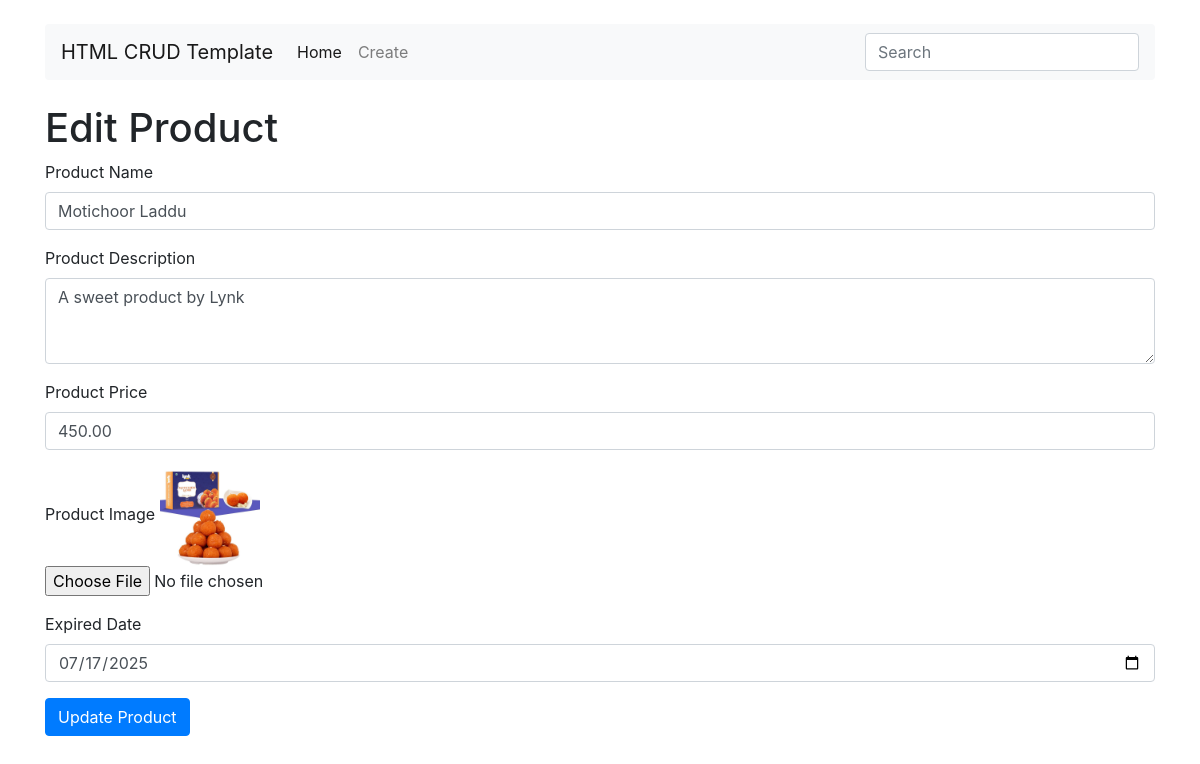
The page /edit.php?id=7 on the database its author committed.
### tables this page shows
CREATE TABLE `product_table` (
  `id` int(11) NOT NULL,
  `product_name` varchar(255) NOT NULL,
  `product_description` text DEFAULT NULL,
  `product_price` decimal(10,2) NOT NULL,
  `product_image` varchar(255) DEFAULT NULL,
  `expired_date` date DEFAULT NULL
);

### edit.php (the view, shortened to what this page needs)
<!DOCTYPE html>
<html lang="en">
<head>
    <?php
        require_once 'includes/head.php';
        require_once 'includes/config.php';
    ?>
    <?php
        $id = $_GET['id'];
        $sql = "SELECT * FROM product_table WHERE id = $id";
        $result = mysqli_query($connection, $sql);
        if ($result) {
            $product_store = mysqli_fetch_all($result, MYSQLI_ASSOC);
        } else {
            echo "Error: " . mysqli_error($connection);
        }
    ?>
</head>
<body>
    <?php
        require_once 'includes/header.php';
    ?>
    <main role="main" class="flex-shrink-0">
        <div class="container">
            <h1>Edit Product</h1>
            <?php if (!empty($product_store)): ?>
                <?php foreach ($product_store as $row): ?>
                    <form action="update.php" method="post" enctype="multipart/form-data">
                        <div class="form-group">
                            <label for="product_name">Product Name</label>
                            <input type="text" class="form-control" id="product_name" name="product_name" value="<?php echo $row['product_name']; ?>" required>
                        </div>
                        <div class="form-group">
                            <label for="product_description">Product Description</label>
                            <textarea class="form-control" id="product_description" name="product_description" rows="3"><?php echo $row['product_description']; ?></textarea>
                        </div>
                        <div class="form-group">
                            <label for="product_price">Product Price</label>
                            <input type="number" class="form-control" id="product_price" name="product_price" step="0.01" value="<?php echo $row['product_price']; ?>" required>
                        </div>
                        <div class="form-group">
                            <label for="image">Product Image</label>
                            <img src="<?php echo $row['product_image']; ?>" alt="Product Image" class="img-fluid" style="width: 100px; height: 100px;">
                            <input type="file" class="form-control-file" id="image" name="product_image" accept="image/*">
                        </div>
                        <div class="form-group">
                            <label for="expired_date">Expired Date</label>
                            <input type="date" class="form-control" id="expired_date" name="expired_date" value="<?php echo $row['expired_date']; ?>" required>
                        </div>
                        <button type="submit" class="btn btn-primary">Update Product</button>
                    </form>
                <?php endforeach; ?>
            <?php endif; ?>
        </div>
    </main>
</body>
</html>

### rows shown on the page
product_table: product_name "Motichoor Laddu", product_description "A sweet product by Lynk", product_price "450.00", product_image (picture), expired_date "07/17/2025"
